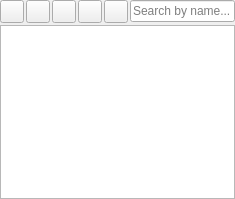
<?xml version="1.0" encoding="UTF-8"?>
<ui version="4.0">
 <class>sf::HierarchyViewer</class>
 <widget class="QWidget" name="sf::HierarchyViewer">
  <property name="geometry">
   <rect>
    <x>0</x>
    <y>0</y>
    <width>235</width>
    <height>199</height>
   </rect>
  </property>
  <property name="windowTitle">
   <string>HierarchyViewer</string>
  </property>
  <layout class="QVBoxLayout" name="verticalLayout">
   <property name="spacing">
    <number>2</number>
   </property>
   <property name="leftMargin">
    <number>0</number>
   </property>
   <property name="topMargin">
    <number>0</number>
   </property>
   <property name="rightMargin">
    <number>0</number>
   </property>
   <property name="bottomMargin">
    <number>0</number>
   </property>
   <item>
    <layout class="QHBoxLayout" name="horizontalLayout">
     <item>
      <widget class="QToolButton" name="tbExpandAll"/>
     </item>
     <item>
      <widget class="QToolButton" name="tbCollapseAll"/>
     </item>
     <item>
      <widget class="QToolButton" name="tbEdit"/>
     </item>
     <item>
      <widget class="QToolButton" name="tbAdd"/>
     </item>
     <item>
      <widget class="QToolButton" name="tbRemove"/>
     </item>
     <item>
      <widget class="QLineEdit" name="leSearch">
       <property name="placeholderText">
        <string>Search by name...</string>
       </property>
       <property name="clearButtonEnabled">
        <bool>true</bool>
       </property>
      </widget>
     </item>
    </layout>
   </item>
   <item>
    <widget class="QTreeView" name="treeView">
     <property name="indentation">
      <number>16</number>
     </property>
    </widget>
   </item>
  </layout>
 </widget>
 <tabstops>
  <tabstop>tbExpandAll</tabstop>
  <tabstop>tbCollapseAll</tabstop>
  <tabstop>leSearch</tabstop>
  <tabstop>treeView</tabstop>
 </tabstops>
 <resources/>
 <connections/>
</ui>
